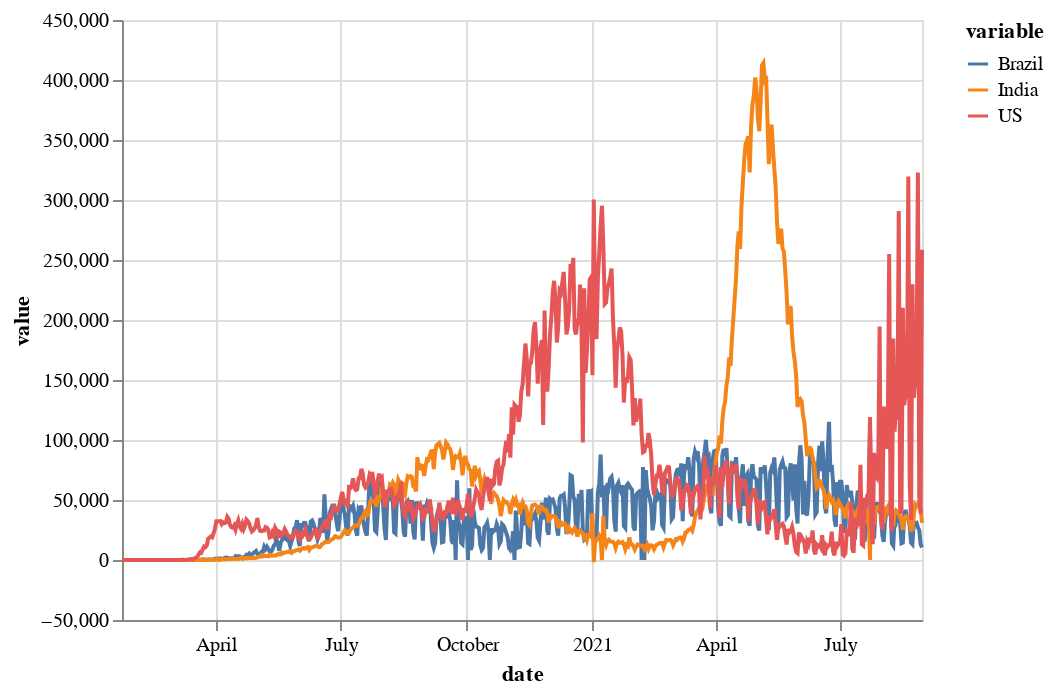

Notebook cell for this chart:
### Code cell
alt.Chart(cov).mark_line().encode(x='date:T',y='value',color='variable')

### Figure 1 — Vega-Lite specification as saved in the notebook (floating-point values rounded to 4 significant figures; data arrays with more than 128 entries replaced by an {"elided": "..."} marker saying what was removed)
{"config": {"view": {"continuousWidth": 400, "continuousHeight": 300}}, "data": {"name": "data-cf0ffc3c51c48c8f2d3be6ebea9447ab"}, "mark": "line", "encoding": {"color": {"field": "variable", "type": "nominal"}, "x": {"field": "date", "type": "temporal"}, "y": {"field": "value", "type": "quantitative"}}, "$schema": "https://vega.github.io/schema/vega-lite/v4.17.0.json", "datasets": {"data-cf0ffc3c51c48c8f2d3be6ebea9447ab": {"elided": "1758 records"}}}
